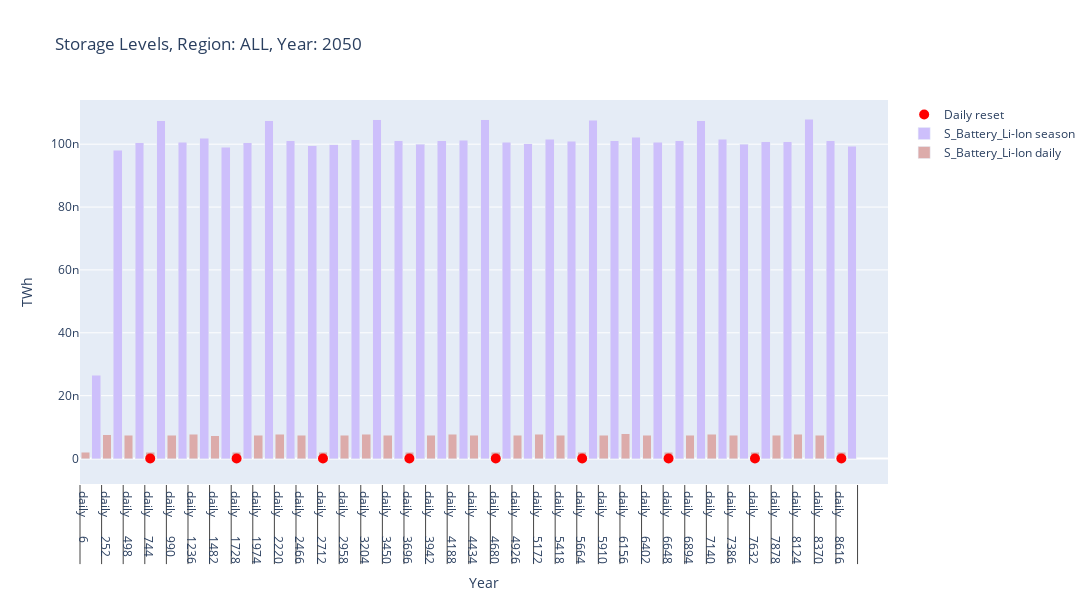
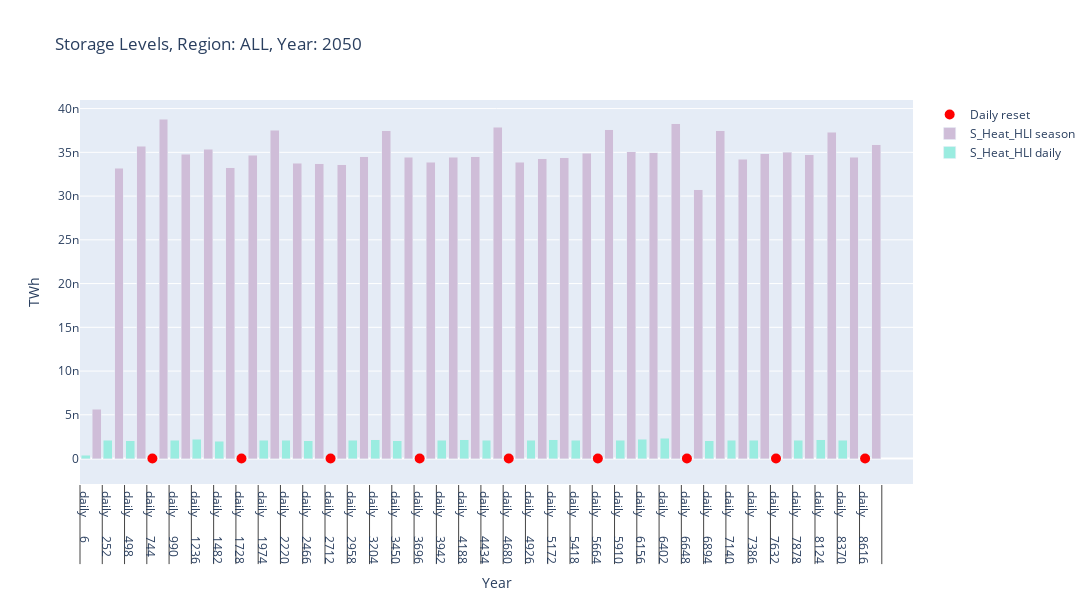

The notebook cell these images were saved under, in order:
### Code cell
hourly_rate_of_activity_fig("S_Battery_Li-Ion", region=REGION, year=YEAR, daily_data=DAILY_DATA, season_data=SEASON_DATA, write_fig=WRITE_FIGS).show()
hourly_rate_of_activity_fig("S_Heat_HLI", region=REGION, year=YEAR, daily_data=DAILY_DATA, season_data=SEASON_DATA, write_fig=WRITE_FIGS).show()

### Figure 1 — Plotly figure (JSON) as saved in the notebook; plotly's stock layout.template omitted (floating-point values rounded to 4 significant figures)
{"data": [{"marker": {"color": "#dcabaa"}, "name": "S_Battery_Li-Ion daily", "showlegend": true, "type": "bar", "x": [["6", "252", "498", "744", "990", "1236", "1482", "1728", "1974", "2220", "2466", "2712", "2958", "3204", "3450", "3696", "3942", "4188", "4434", "4680", "4926", "5172", "5418", "5664", "5910", "6156", "6402", "6648", "6894", "7140", "7386", "7632", "7878", "8124", "8370", "8616"], ["daily", "daily", "daily", "daily", "daily", "daily", "daily", "daily", "daily", "daily", "daily", "daily", "daily", "daily", "daily", "daily", "daily", "daily", "daily", "daily", "daily", "daily", "daily", "daily", "daily", "daily", "daily", "daily", "daily", "daily", "daily", "daily", "daily", "daily", "daily", "daily"]], "y": [2.024e-09, 7.496e-09, 7.375e-09, 2.024e-09, 7.415e-09, 7.781e-09, 7.309e-09, 2.024e-09, 7.411e-09, 7.697e-09, 7.345e-09, 2.024e-09, 7.48e-09, 7.71e-09, 7.429e-09, 2.024e-09, 7.48e-09, 7.712e-09, 7.429e-09, 2.024e-09, 7.411e-09, 7.753e-09, 7.43e-09, 2.024e-09, 7.437e-09, 7.813e-09, 7.422e-09, 2.024e-09, 7.429e-09, 7.723e-09, 7.374e-09, 2.024e-09, 7.425e-09, 7.707e-09, 7.402e-09, 2.024e-09]}, {"marker": {"color": "#cdbffb"}, "name": "S_Battery_Li-Ion season", "showlegend": true, "type": "bar", "x": [["6", "252", "498", "744", "990", "1236", "1482", "1728", "1974", "2220", "2466", "2712", "2958", "3204", "3450", "3696", "3942", "4188", "4434", "4680", "4926", "5172", "5418", "5664", "5910", "6156", "6402", "6648", "6894", "7140", "7386", "7632", "7878", "8124", "8370", "8616"], ["season", "season", "season", "season", "season", "season", "season", "season", "season", "season", "season", "season", "season", "season", "season", "season", "season", "season", "season", "season", "season", "season", "season", "season", "season", "season", "season", "season", "season", "season", "season", "season", "season", "season", "season", "season"]], "y": [2.646e-08, 9.802e-08, 1.005e-07, 1.074e-07, 1.006e-07, 1.019e-07, 9.906e-08, 1.005e-07, 1.074e-07, 1.01e-07, 9.949e-08, 9.979e-08, 1.014e-07, 1.078e-07, 1.01e-07, 1.001e-07, 1.011e-07, 1.012e-07, 1.077e-07, 1.006e-07, 1.002e-07, 1.015e-07, 1.01e-07, 1.075e-07, 1.01e-07, 1.022e-07, 1.006e-07, 1.01e-07, 1.075e-07, 1.015e-07, 9.994e-08, 1.008e-07, 1.008e-07, 1.079e-07, 1.011e-07, 9.935e-08]}, {"marker": {"color": "red", "size": 10}, "mode": "markers", "name": "Daily reset", "showlegend": true, "type": "scatter", "x": [[744, 1728, 2712, 3696, 4680, 5664, 6648, 7632, 8616], ["daily", "daily", "daily", "daily", "daily", "daily", "daily", "daily", "daily"]], "y": [0, 0, 0, 0, 0, 0, 0, 0, 0]}], "layout": {"barmode": "stack", "height": 600, "title": {"text": "Storage Levels, Region: ALL, Year: 2050"}, "width": 1200, "xaxis": {"title": {"text": "Year"}}, "yaxis": {"title": {"text": "TWh"}}}}

### Figure 2 — Plotly figure (JSON) as saved in the notebook; plotly's stock layout.template omitted (floating-point values rounded to 4 significant figures)
{"data": [{"marker": {"color": "#9aece0"}, "name": "S_Heat_HLI daily", "showlegend": true, "type": "bar", "x": [["6", "252", "498", "744", "990", "1236", "1482", "1728", "1974", "2220", "2466", "2712", "2958", "3204", "3450", "3696", "3942", "4188", "4434", "4680", "4926", "5172", "5418", "5664", "5910", "6156", "6402", "6648", "6894", "7140", "7386", "7632", "7878", "8124", "8370", "8616"], ["daily", "daily", "daily", "daily", "daily", "daily", "daily", "daily", "daily", "daily", "daily", "daily", "daily", "daily", "daily", "daily", "daily", "daily", "daily", "daily", "daily", "daily", "daily", "daily", "daily", "daily", "daily", "daily", "daily", "daily", "daily", "daily", "daily", "daily", "daily", "daily"]], "y": [3.6e-10, 2.088e-09, 2.043e-09, 3.6e-10, 2.093e-09, 2.221e-09, 1.98e-09, 3.6e-10, 2.068e-09, 2.113e-09, 2.02e-09, 3.6e-10, 2.08e-09, 2.143e-09, 2.05e-09, 3.6e-10, 2.097e-09, 2.164e-09, 2.069e-09, 3.6e-10, 2.072e-09, 2.157e-09, 2.07e-09, 3.6e-10, 2.093e-09, 2.192e-09, 2.344e-09, 3.6e-10, 2.041e-09, 2.116e-09, 2.072e-09, 3.6e-10, 2.091e-09, 2.156e-09, 2.082e-09, 3.6e-10]}, {"marker": {"color": "#cfbdd8"}, "name": "S_Heat_HLI season", "showlegend": true, "type": "bar", "x": [["6", "252", "498", "744", "990", "1236", "1482", "1728", "1974", "2220", "2466", "2712", "2958", "3204", "3450", "3696", "3942", "4188", "4434", "4680", "4926", "5172", "5418", "5664", "5910", "6156", "6402", "6648", "6894", "7140", "7386", "7632", "7878", "8124", "8370", "8616"], ["season", "season", "season", "season", "season", "season", "season", "season", "season", "season", "season", "season", "season", "season", "season", "season", "season", "season", "season", "season", "season", "season", "season", "season", "season", "season", "season", "season", "season", "season", "season", "season", "season", "season", "season", "season"]], "y": [5.614e-09, 3.318e-08, 3.571e-08, 3.879e-08, 3.476e-08, 3.535e-08, 3.326e-08, 3.465e-08, 3.753e-08, 3.375e-08, 3.37e-08, 3.361e-08, 3.447e-08, 3.748e-08, 3.446e-08, 3.388e-08, 3.443e-08, 3.448e-08, 3.788e-08, 3.386e-08, 3.427e-08, 3.437e-08, 3.492e-08, 3.759e-08, 3.505e-08, 3.494e-08, 3.829e-08, 3.071e-08, 3.749e-08, 3.423e-08, 3.486e-08, 3.503e-08, 3.47e-08, 3.731e-08, 3.443e-08, 3.589e-08]}, {"marker": {"color": "red", "size": 10}, "mode": "markers", "name": "Daily reset", "showlegend": true, "type": "scatter", "x": [[744, 1728, 2712, 3696, 4680, 5664, 6648, 7632, 8616], ["daily", "daily", "daily", "daily", "daily", "daily", "daily", "daily", "daily"]], "y": [0, 0, 0, 0, 0, 0, 0, 0, 0]}], "layout": {"barmode": "stack", "height": 600, "title": {"text": "Storage Levels, Region: ALL, Year: 2050"}, "width": 1200, "xaxis": {"title": {"text": "Year"}}, "yaxis": {"title": {"text": "TWh"}}}}
